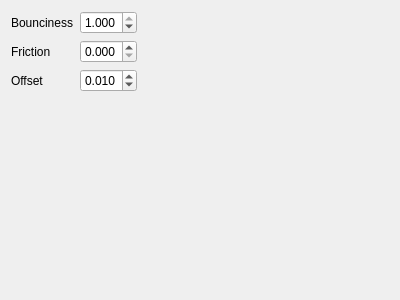
<?xml version="1.0" encoding="UTF-8"?>
<ui version="4.0">
 <class>colliderUtil</class>
 <widget class="QWidget" name="colliderUtil">
  <property name="geometry">
   <rect>
    <x>0</x>
    <y>0</y>
    <width>400</width>
    <height>300</height>
   </rect>
  </property>
  <property name="windowTitle">
   <string>Form</string>
  </property>
  <layout class="QGridLayout" name="gridLayout">
   <item row="0" column="0">
    <widget class="QLabel" name="resilienceLabel">
     <property name="text">
      <string>Bounciness</string>
     </property>
    </widget>
   </item>
   <item row="0" column="1">
    <widget class="QDoubleSpinBox" name="resilience">
     <property name="decimals">
      <number>3</number>
     </property>
     <property name="maximum">
      <double>1.000000000000000</double>
     </property>
     <property name="singleStep">
      <double>0.010000000000000</double>
     </property>
     <property name="value">
      <double>1.000000000000000</double>
     </property>
    </widget>
   </item>
   <item row="1" column="0">
    <widget class="QLabel" name="frictionLabel">
     <property name="text">
      <string>Friction</string>
     </property>
    </widget>
   </item>
   <item row="1" column="1">
    <widget class="QDoubleSpinBox" name="friction">
     <property name="decimals">
      <number>3</number>
     </property>
     <property name="maximum">
      <double>1.000000000000000</double>
     </property>
     <property name="singleStep">
      <double>0.010000000000000</double>
     </property>
     <property name="value">
      <double>0.000000000000000</double>
     </property>
    </widget>
   </item>
   <item row="2" column="0">
    <widget class="QLabel" name="offsetLabel">
     <property name="text">
      <string>Offset</string>
     </property>
    </widget>
   </item>
   <item row="2" column="1">
    <widget class="QDoubleSpinBox" name="offset">
     <property name="decimals">
      <number>3</number>
     </property>
     <property name="minimum">
      <double>0.001000000000000</double>
     </property>
     <property name="maximum">
      <double>1.000000000000000</double>
     </property>
     <property name="singleStep">
      <double>0.010000000000000</double>
     </property>
     <property name="value">
      <double>0.010000000000000</double>
     </property>
    </widget>
   </item>
   <item row="0" column="2">
    <spacer name="horizontalSpacer">
     <property name="orientation">
      <enum>Qt::Horizontal</enum>
     </property>
     <property name="sizeHint" stdset="0">
      <size>
       <width>40</width>
       <height>20</height>
      </size>
     </property>
    </spacer>
   </item>
   <item row="3" column="1">
    <spacer name="verticalSpacer">
     <property name="orientation">
      <enum>Qt::Vertical</enum>
     </property>
     <property name="sizeHint" stdset="0">
      <size>
       <width>20</width>
       <height>40</height>
      </size>
     </property>
    </spacer>
   </item>
  </layout>
 </widget>
 <resources/>
 <connections/>
</ui>
